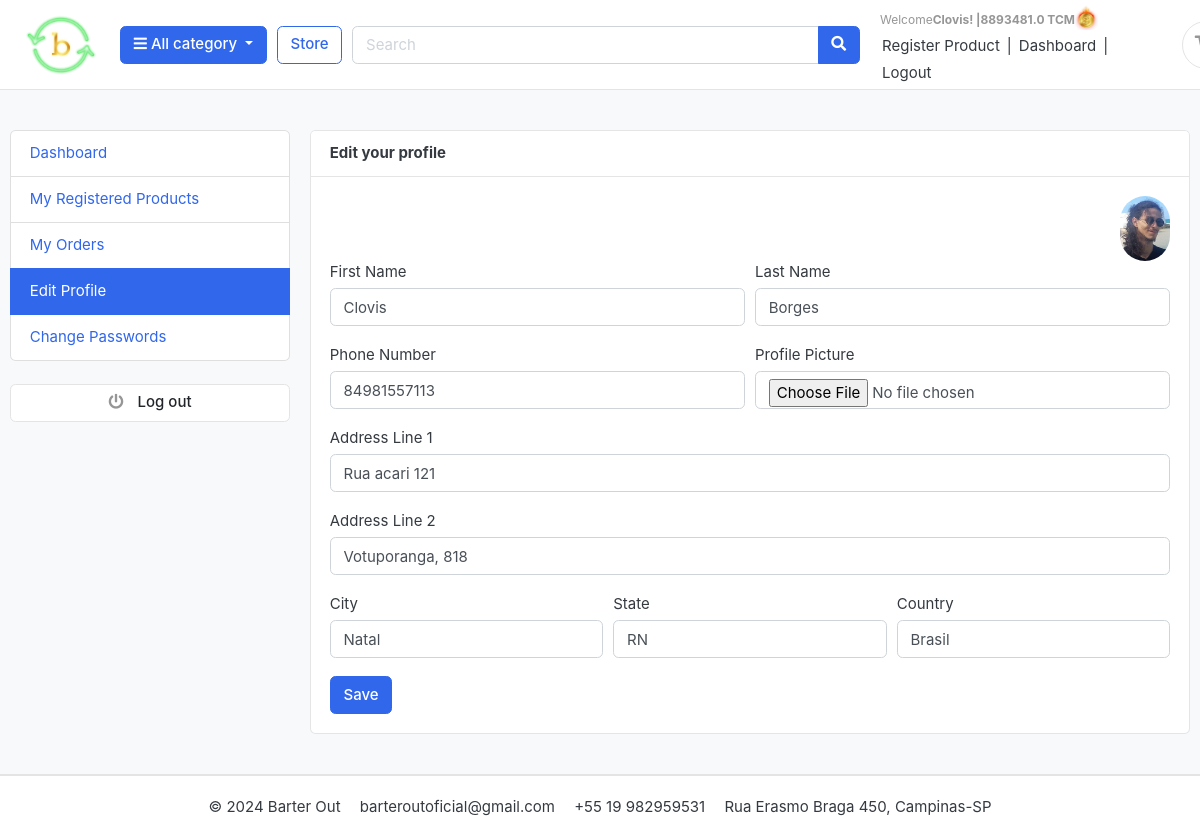
/accounts/edit_profile/ (signed in), run on the app's committed database.
### accounts/models.py (models this page shows, shortened)
class Account(AbstractBaseUser):
    first_name = models.CharField(max_length=50)
    last_name = models.CharField(max_length=50)
    username = models.CharField(max_length=50, blank=True, null=True)
    email = models.EmailField(max_length=100, unique=True)
    phone_number = models.CharField(max_length=50, blank=True)
    document = models.CharField(max_length=15, unique=True)
    address = models.CharField(max_length=100, blank=True, null=True)
    TCM_wallet = models.FloatField(default=0, editable=True)
    date_joined = models.DateTimeField(auto_now_add=True)
    last_login = models.DateTimeField(auto_now=True)
    is_admin = models.BooleanField(default=False)
    is_staff = models.BooleanField(default=False)
    is_active = models.BooleanField(default=False)
    is_superadmin = models.BooleanField(default=False)
    USERNAME_FIELD = 'email'
    REQUIRED_FIELDS = ['username', 'first_name',
                       'last_name', 'document', 'address', 'phone_number',]
    objects = MyAccountManager()

class UserProfile(models.Model):
    user = models.OneToOneField(Account, on_delete=models.CASCADE)
    address_line_1 = models.CharField(blank=True, max_length=100)
    address_line_2 = models.CharField(blank=True, max_length=100)
    profile_picture = models.ImageField(blank=True, upload_to='userprofile')
    city = models.CharField(blank=True, max_length=20)
    state = models.CharField(blank=True, max_length=20)
    country = models.CharField(blank=True, max_length=20)

### accounts/views.py (the view)
# urls.py: path('edit_profile/', views.edit_profile, name='edit_profile'),
@login_required(login_url='login')
def edit_profile(request):
    userprofile = get_object_or_404(UserProfile, user=request.user)
    if request.method == 'POST':
        user_form = UserForm(request.POST, instance=request.user)
        profile_form = UserProfileForm(
            request.POST, request.FILES, instance=userprofile)
        if user_form.is_valid() and profile_form.is_valid():
            user_form.save()
            profile_form.save()
            messages.success(request, 'Your profile has been updated.')
            return redirect('edit_profile')
    else:
        user_form = UserForm(instance=request.user)
        profile_form = UserProfileForm(instance=userprofile)
    context = {
        'user_form': user_form,
        'profile_form': profile_form,
        'userprofile': userprofile,
    }
    return render(request, 'accounts/edit_profile.html', context)

### accounts/forms.py
class UserForm(forms.ModelForm):
    class Meta:
        model = Account
        fields = ('first_name', 'last_name', 'phone_number')
    def __init__(self, *args, **kwargs):
        super(UserForm, self).__init__(*args, **kwargs)
        for field in self.fields:
            self.fields[field].widget.attrs['class'] = 'form-control'

class UserProfileForm(forms.ModelForm):
    profile_picture = forms.ImageField(required=False, error_messages={
                                       'invalid': ("Image files only")},
                                        widget=forms.FileInput)
    class Meta:
        model = UserProfile
        fields = ('address_line_1', 'address_line_2', 'city',
                  'state', 'country', 'profile_picture')
    def __init__(self, *args, **kwargs):
        super(UserProfileForm, self).__init__(*args, **kwargs)
        for field in self.fields:
            self.fields[field].widget.attrs['class'] = 'form-control'

### accounts/context_processors.py (called while the page is built)
def tcm_wallet(request):
    TCM_wallet = 0  # Valor padrão se o usuário não estiver logado ou se não houver TCM_wallet definido
    if request.user.is_authenticated:
        user = Account.objects.get(pk=request.user.pk)
        TCM_wallet = user.TCM_wallet
    return {'TCM_wallet': TCM_wallet}

### carts/context_processors.py (called while the page is built)
def counter(request):
    cart_count = 0
    if 'admin' in request.path:
        return {}
    else:
        try:
            cart = Cart.objects.filter(cart_id=_cart_id(request))
            if request.user.is_authenticated:
                cart_items = CartItem.objects.all().filter(user=request.user)
            else:
                cart_items = CartItem.objects.all().filter(cart=cart[:1])
            for cart_item in cart_items:
                cart_count += cart_item.quantity
        except Cart.DoesNotExist:
            cart_count = 0
    return dict(cart_count=cart_count)

### carts/views.py (called while the page is built)
def _cart_id(request):
    cart = request.session.session_key
    if not cart:
        cart = request.session.create()
    return cart

### category/context_processors.py (called while the page is built)
def menu_links(request):
    links = Category.objects.all()
    return dict(links=links)

### category/models.py (called while the page is built)
    def get_url(self):
        return reverse('products_by_category', args=[self.slug])

### templates/accounts/edit_profile.html (shortened to what this page needs)
{% extends 'base.html' %}
{% block content %}
<section class="section-conten padding-y bg">
<div class="container">
	<div class="row">
	{% include 'includes/dashboard_sidebar.html' %}
	<main class="col-md-9">
		<article class="card">
		<header class="card-header">
			<strong class="d-inline-block mr-3">Edit your profile</strong>
		</header>
		<div class="card-body">
			<div class="text-right">
				<img src="{{userprofile.profile_picture.url}}" alt="Profile Picture" width="50" style="border-radius:50px;">
			</div>
			<div class="row">
			<div class="col-md-12">
				<form action="{% url 'edit_profile' %}" method="POST" enctype="multipart/form-data">
					<div class="form-row">
						<div class="form-group col-md-6">
							<label>First Name</label>
							{{user_form.first_name}}
						</div>
						<div class="form-group col-md-6">
							<label>Last Name</label>
							{{user_form.last_name}}
						</div>
					</div>
					<div class="form-row">
						<div class="form-group col-md-6">
							<label>Phone Number</label>
							{{user_form.phone_number}}
						</div>
						<div class="form-group col-md-6">
							<label>Profile Picture</label>
							{{profile_form.profile_picture}}
						</div>
					</div>
					<div class="form-group">
						<label>Address Line 1</label>
						{{profile_form.address_line_1}}
					</div>
					<div class="form-group">
						<label>Address Line 2</label>
						{{profile_form.address_line_2}}
					</div>
					<div class="form-row">
						<div class="form-group col-md-4">
							<label>City</label>
							{{profile_form.city}}
						</div>
						<div class="form-group col-md-4">
							<label>State</label>
							{{profile_form.state}}
						</div>
						<div class="form-group col-md-4">
							<label>Country</label>
							{{profile_form.country}}
						</div>
					</div>
					<input type="submit" value="Save" class="btn btn-primary">
				</form>
			</div>
			</div>
		</div>
		</article>
	</main>
</div>
</div>
</section>
{% endblock %}

### templates/includes/navbar.html (shortened to what this page needs)
{% load static %}
<header class="section-header">
    <section class="header-main border-bottom">
        <div class="container">
            <div class="row align-items-center navbar-padding-right">
                <div class="col-md-1">
                    <a href="/" class="brand-wrap"><img class="logo-da-day" src="{% static './images/BARTER_OUT_logo.png' %}"></a>
                </div>
                <div class="col-lg col-sm col-md col-6 flex-grow-0">
                    <div class="category-wrap dropdown d-inline-block float-right">
                        <button type="button" class="btn btn-primary dropdown-toggle" data-toggle="dropdown">
                            <i class="fa fa-bars"></i> All category
                        </button>
                    </div>
                </div>
                <a href="{% url 'store' %}" class="btn btn-outline-primary">Store</a>
                <div class="col-lg col-md-6 col-sm-6">
                    <form action="{% url 'search' %}" class="search" method="GET">
                        <div class="input-group w-100">
                            <input type="text" class="form-control" style="width:60%;" placeholder="Search" name="keyword">
                            <div class="input-group-append">
                                <button class="btn btn-primary" type="submit">
                                    <i class="fa fa-search"></i>
                                </button>
                            </div>
                        </div>
                    </form>
                </div>
                <div class="col-lg-3 col-sm-6 col-8 order-2 order-lg-3 nav-options">
                    <div class="d-flex justify-content-end mb-3 mb-lg-0 nav-options">
                        {% if user.id is None %}
                            <div class="widget-header">
                                <small class="title text-muted">Welcome guest!</small>
                                <div>
                                    <a href="{% url 'login' %}">Sign in</a> <span class="dark-transp"> | </span>
                                    <a href="{% url 'register' %}">Register</a>
                                </div>
                            </div>
                        {% else %}
                            <div class="widget-header">
                                <small class="title text-muted">
                                    Welcome    <b>  {{ user.first_name }}!  |</b>
                                    <b>  {{ TCM_wallet }} TCM</b>
                                    <span class="tcm-icon-container">
                                        <img class="tcm-icon" src="{% static 'images/BARTER_OUT.png' %}" alt="TCM Icon">
                                    </span>
                                </small>
                                <div class="widget-links">
                                    <a href="{% url 'register_product' %}">Register Product</a>
                                    <span class="dark-transp"> | </span>
                                    <a href="{% url 'dashboard' %}">Dashboard</a>
                                    <span class="dark-transp"> | </span>
                                    <a href="{% url 'logout' %}">Logout</a>
                                </div>
                            </div>
                        {% endif %}
                        <a href="{% url 'cart' %}" class="widget-header pl-3 ml-4">
                            <div class="icon icon-sm rounded-circle border"><i class="fa fa-shopping-cart"></i></div>
                        </a>
                    </div>
                </div>
            </div>
        </div>
    </section>
</header>

### static/css/ui.css (style rules this page uses)
html { font-family: "Inter", sans-serif; font-size: 15px; }
.icon-xs, .icon-sm, .icon-md, .icon-lg { display: inline-block; text-align: center; flex-shrink: 0; flex-grow: 0; }
.icon-sm { width: 48px; height: 48px; line-height: 48px !important; font-size: 20px; }
.padding-y { padding-top: 40px; padding-bottom: 40px; }
article:after, .form-group:after { display: block; clear: both; content: ""; }
.bg { background-color: #f8f9fa; }
.header-main { position: relative; padding-top: 1rem; padding-bottom: 1rem; }
.widget-header { display: inline-block; vertical-align: middle; position: relative; }
.widget-header a { color: #343a40; }
.widget-header i { color: #969696; }
.widget-header .title { display: block; }

### static/css/custom.css (style rules this page uses)
.logo-da-day { height: 60px; width: 72px; }
.header-main.border-bottom { height: 90px; padding: 0 15px; display: flex; align-items: center; justify-content: space-between; }
.widget-header { display: flex; flex-direction: column; align-items: flex-start; justify-content: center; }
.title.text-muted { display: flex; align-items: center; }
.tcm-icon-container { display: inline-block; vertical-align: middle; }
.tcm-icon { width: 23px; height: 30; max-height: 30px; margin-left: 5px; vertical-align: middle; padding-bottom: 5px; margin: 0; }
.widget-links { display: flex; flex-wrap: wrap; align-items: center; gap: 5px; }
.widget-links a { margin: 0 2px; }
.nav-options .widget-header { margin-right: 20px; }
.nav-options .widget-header:last-child { margin-right: 0; }

### data on the page
Account: first_name "Clovis", TCM_wallet "8893481.0", last_name "Borges", phone_number "84981557113"
UserProfile: profile_picture (picture), address_line_1 "Rua acari 121", address_line_2 "Votuporanga, 818", city "Natal", state "RN", country "Brasil"
